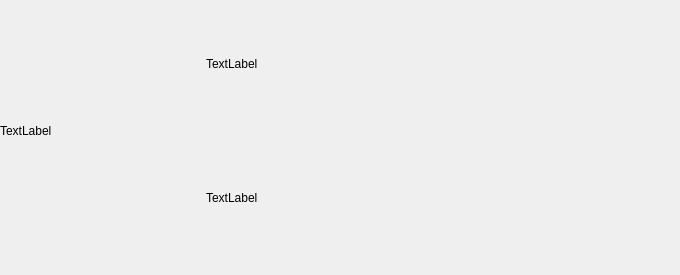
<?xml version="1.0" encoding="UTF-8"?>
<ui version="4.0">
 <class>Form</class>
 <widget class="QWidget" name="Form">
  <property name="geometry">
   <rect>
    <x>0</x>
    <y>0</y>
    <width>680</width>
    <height>275</height>
   </rect>
  </property>
  <property name="windowTitle">
   <string>Form</string>
  </property>
  <property name="styleSheet">
   <string notr="true"/>
  </property>
  <widget class="QWidget" name="horizontalLayoutWidget">
   <property name="geometry">
    <rect>
     <x>0</x>
     <y>0</y>
     <width>661</width>
     <height>261</height>
    </rect>
   </property>
   <layout class="QHBoxLayout" name="horizontalLayout">
    <item>
     <widget class="QLabel" name="bookImage">
      <property name="maximumSize">
       <size>
        <width>200</width>
        <height>400</height>
       </size>
      </property>
      <property name="text">
       <string>TextLabel</string>
      </property>
     </widget>
    </item>
    <item>
     <layout class="QVBoxLayout" name="verticalLayout">
      <item>
       <widget class="QLabel" name="bookDescription">
        <property name="text">
         <string>TextLabel</string>
        </property>
       </widget>
      </item>
      <item>
       <widget class="QLabel" name="bookTitle">
        <property name="text">
         <string>TextLabel</string>
        </property>
       </widget>
      </item>
     </layout>
    </item>
   </layout>
  </widget>
 </widget>
 <resources/>
 <connections/>
</ui>
